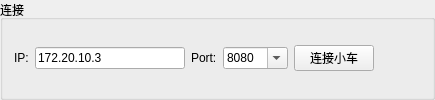
            <widget class="QGroupBox" name="groupBox_14">
             <property name="title">
              <string>连接</string>
             </property>
             <layout class="QGridLayout" name="gridLayout_18">
              <item row="0" column="0">
               <layout class="QHBoxLayout" name="horizontalLayout_24">
                <item>
                 <widget class="QLabel" name="label_54">
                  <property name="text">
                   <string>IP:</string>
                  </property>
                 </widget>
                </item>
                <item>
                 <widget class="QLineEdit" name="lineEdit_ip_3">
                  <property name="minimumSize">
                   <size>
                    <width>150</width>
                    <height>0</height>
                   </size>
                  </property>
                  <property name="maximumSize">
                   <size>
                    <width>150</width>
                    <height>16777215</height>
                   </size>
                  </property>
                  <property name="text">
                   <string>172.20.10.3</string>
                  </property>
                 </widget>
                </item>
                <item>
                 <widget class="QLabel" name="label_55">
                  <property name="text">
                   <string>Port:</string>
                  </property>
                 </widget>
                </item>
                <item>
                 <widget class="QComboBox" name="comboBox_port_2">
                  <property name="editable">
                   <bool>true</bool>
                  </property>
                  <property name="currentText">
                   <string>8080</string>
                  </property>
                  <item>
                   <property name="text">
                    <string>8080</string>
                   </property>
                  </item>
                  <item>
                   <property name="text">
                    <string>19204</string>
                   </property>
                  </item>
                  <item>
                   <property name="text">
                    <string>19205</string>
                   </property>
                  </item>
                  <item>
                   <property name="text">
                    <string>19206</string>
                   </property>
                  </item>
                  <item>
                   <property name="text">
                    <string>19207</string>
                   </property>
                  </item>
                  <item>
                   <property name="text">
                    <string>19208</string>
                   </property>
                  </item>
                  <item>
                   <property name="text">
                    <string>19209</string>
                   </property>
                  </item>
                  <item>
                   <property name="text">
                    <string>19210</string>
                   </property>
                  </item>
                  <item>
                   <property name="text">
                    <string>19200</string>
                   </property>
                  </item>
                 </widget>
                </item>
                <item>
                 <widget class="QPushButton" name="btn_connectcarM">
                  <property name="text">
                   <string>连接小车</string>
                  </property>
                 </widget>
                </item>
                <item>
                 <spacer name="horizontalSpacer_14">
                  <property name="orientation">
                   <enum>Qt::Horizontal</enum>
                  </property>
                  <property name="sizeHint" stdset="0">
                   <size>
                    <width>40</width>
                    <height>20</height>
                   </size>
                  </property>
                 </spacer>
                </item>
               </layout>
              </item>
             </layout>
            </widget>
